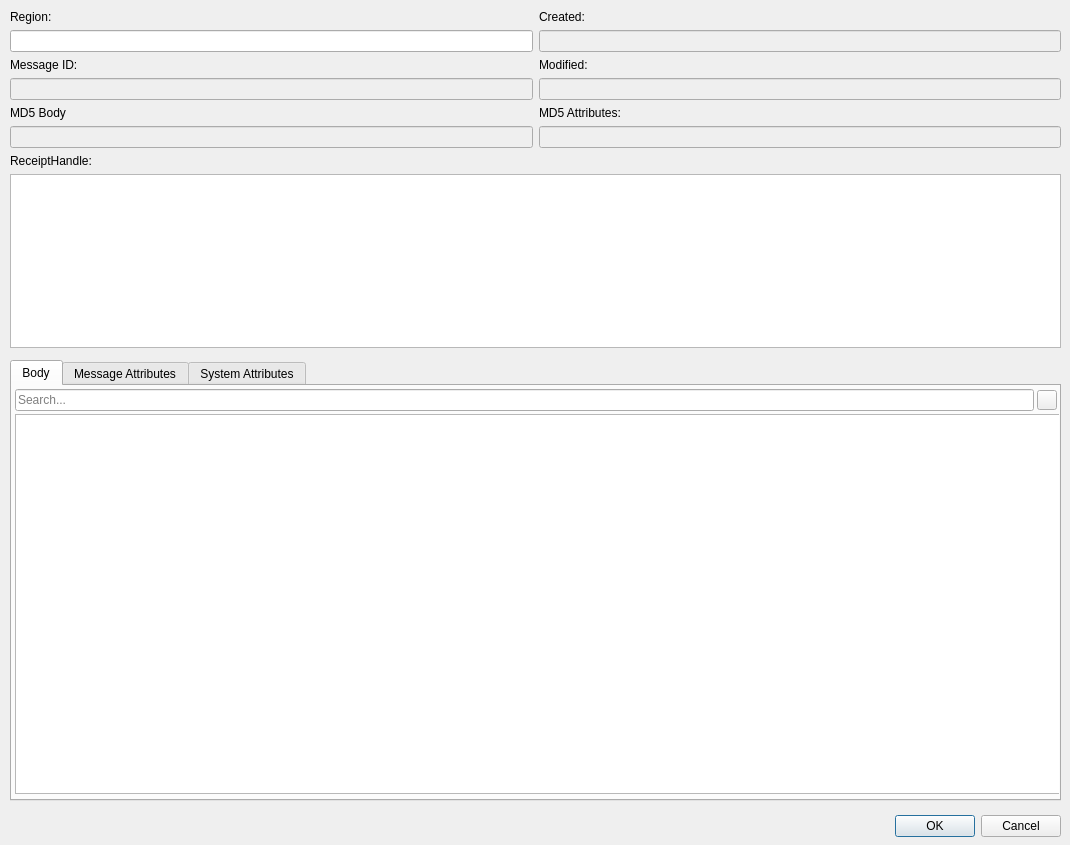
<?xml version="1.0" encoding="UTF-8"?>
<ui version="4.0">
 <class>SQSMessageDetailsDialog</class>
 <widget class="QDialog" name="SQSMessageDetailsDialog">
  <property name="geometry">
   <rect>
    <x>0</x>
    <y>0</y>
    <width>1070</width>
    <height>845</height>
   </rect>
  </property>
  <property name="windowTitle">
   <string>SQS Message Details</string>
  </property>
  <widget class="QDialogButtonBox" name="buttonBox">
   <property name="geometry">
    <rect>
     <x>720</x>
     <y>810</y>
     <width>341</width>
     <height>32</height>
    </rect>
   </property>
   <property name="standardButtons">
    <set>QDialogButtonBox::StandardButton::Cancel|QDialogButtonBox::StandardButton::Ok</set>
   </property>
  </widget>
  <widget class="QWidget" name="gridLayoutWidget">
   <property name="geometry">
    <rect>
     <x>10</x>
     <y>10</y>
     <width>1051</width>
     <height>338</height>
    </rect>
   </property>
   <layout class="QGridLayout" name="gridLayout" columnstretch="2,0">
    <item row="3" column="0">
     <widget class="QLineEdit" name="messageIdEdit">
      <property name="enabled">
       <bool>false</bool>
      </property>
     </widget>
    </item>
    <item row="4" column="1">
     <widget class="QLabel" name="md5AttributesLabel">
      <property name="text">
       <string>MD5 Attributes:</string>
      </property>
     </widget>
    </item>
    <item row="5" column="1">
     <widget class="QLineEdit" name="md5AttributesEdit">
      <property name="enabled">
       <bool>false</bool>
      </property>
     </widget>
    </item>
    <item row="2" column="1">
     <widget class="QLabel" name="modifiedLabel">
      <property name="text">
       <string>Modified:</string>
      </property>
     </widget>
    </item>
    <item row="5" column="0">
     <widget class="QLineEdit" name="md5BodyEdit">
      <property name="enabled">
       <bool>false</bool>
      </property>
     </widget>
    </item>
    <item row="1" column="0">
     <widget class="QLineEdit" name="regionEdit"/>
    </item>
    <item row="1" column="1">
     <widget class="QLineEdit" name="createdEdit">
      <property name="enabled">
       <bool>false</bool>
      </property>
     </widget>
    </item>
    <item row="0" column="1">
     <widget class="QLabel" name="createdLabel">
      <property name="text">
       <string>Created:</string>
      </property>
     </widget>
    </item>
    <item row="0" column="0">
     <widget class="QLabel" name="regionLabel">
      <property name="text">
       <string>Region:</string>
      </property>
     </widget>
    </item>
    <item row="2" column="0">
     <widget class="QLabel" name="messageIdLabel">
      <property name="text">
       <string>Message ID:</string>
      </property>
     </widget>
    </item>
    <item row="11" column="0" colspan="2">
     <widget class="QTextEdit" name="receiptHandleEdit">
      <property name="sizePolicy">
       <sizepolicy hsizetype="Expanding" vsizetype="Expanding">
        <horstretch>2</horstretch>
        <verstretch>0</verstretch>
       </sizepolicy>
      </property>
     </widget>
    </item>
    <item row="10" column="0">
     <widget class="QLabel" name="receiptHandleLabel">
      <property name="text">
       <string>ReceiptHandle:</string>
      </property>
     </widget>
    </item>
    <item row="3" column="1">
     <widget class="QLineEdit" name="modifiedEdit">
      <property name="enabled">
       <bool>false</bool>
      </property>
     </widget>
    </item>
    <item row="4" column="0">
     <widget class="QLabel" name="md5BodyLabel">
      <property name="text">
       <string>MD5 Body</string>
      </property>
     </widget>
    </item>
   </layout>
  </widget>
  <widget class="QTabWidget" name="tabWidget">
   <property name="geometry">
    <rect>
     <x>10</x>
     <y>360</y>
     <width>1051</width>
     <height>441</height>
    </rect>
   </property>
   <property name="currentIndex">
    <number>0</number>
   </property>
   <widget class="QWidget" name="bodyTab">
    <attribute name="title">
     <string>Body</string>
    </attribute>
    <widget class="QWidget" name="verticalLayoutWidget">
     <property name="geometry">
      <rect>
       <x>0</x>
       <y>0</y>
       <width>1051</width>
       <height>411</height>
      </rect>
     </property>
     <layout class="QVBoxLayout" name="verticalLayout">
      <property name="spacing">
       <number>3</number>
      </property>
      <property name="leftMargin">
       <number>3</number>
      </property>
      <property name="topMargin">
       <number>3</number>
      </property>
      <property name="rightMargin">
       <number>3</number>
      </property>
      <property name="bottomMargin">
       <number>3</number>
      </property>
      <item>
       <layout class="QHBoxLayout" name="horizontalLayout">
        <property name="spacing">
         <number>3</number>
        </property>
        <property name="leftMargin">
         <number>0</number>
        </property>
        <property name="topMargin">
         <number>0</number>
        </property>
        <property name="rightMargin">
         <number>3</number>
        </property>
        <property name="bottomMargin">
         <number>0</number>
        </property>
        <item>
         <widget class="QLineEdit" name="searchEdit">
          <property name="toolTip">
           <string>Search the body for a word</string>
          </property>
          <property name="placeholderText">
           <string>Search...</string>
          </property>
         </widget>
        </item>
        <item>
         <widget class="QPushButton" name="prettyPushButton">
          <property name="maximumSize">
           <size>
            <width>20</width>
            <height>20</height>
           </size>
          </property>
          <property name="text">
           <string/>
          </property>
          <property name="checkable">
           <bool>true</bool>
          </property>
         </widget>
        </item>
       </layout>
      </item>
      <item>
       <widget class="QPlainTextEdit" name="bodyPlainTextEdit"/>
      </item>
     </layout>
    </widget>
   </widget>
   <widget class="QWidget" name="messageAttributeTab">
    <property name="enabled">
     <bool>true</bool>
    </property>
    <attribute name="title">
     <string>Message Attributes</string>
    </attribute>
    <widget class="QTableWidget" name="messageAttributeTable">
     <property name="geometry">
      <rect>
       <x>0</x>
       <y>30</y>
       <width>1051</width>
       <height>491</height>
      </rect>
     </property>
    </widget>
   </widget>
   <widget class="QWidget" name="tab">
    <attribute name="title">
     <string>System Attributes</string>
    </attribute>
    <widget class="QTableWidget" name="systemAttributeTable">
     <property name="geometry">
      <rect>
       <x>0</x>
       <y>30</y>
       <width>1041</width>
       <height>491</height>
      </rect>
     </property>
    </widget>
   </widget>
  </widget>
 </widget>
 <resources/>
 <connections>
  <connection>
   <sender>buttonBox</sender>
   <signal>accepted()</signal>
   <receiver>SQSMessageDetailsDialog</receiver>
   <slot>accept()</slot>
   <hints>
    <hint type="sourcelabel">
     <x>248</x>
     <y>254</y>
    </hint>
    <hint type="destinationlabel">
     <x>157</x>
     <y>274</y>
    </hint>
   </hints>
  </connection>
  <connection>
   <sender>buttonBox</sender>
   <signal>rejected()</signal>
   <receiver>SQSMessageDetailsDialog</receiver>
   <slot>reject()</slot>
   <hints>
    <hint type="sourcelabel">
     <x>316</x>
     <y>260</y>
    </hint>
    <hint type="destinationlabel">
     <x>286</x>
     <y>274</y>
    </hint>
   </hints>
  </connection>
 </connections>
</ui>
